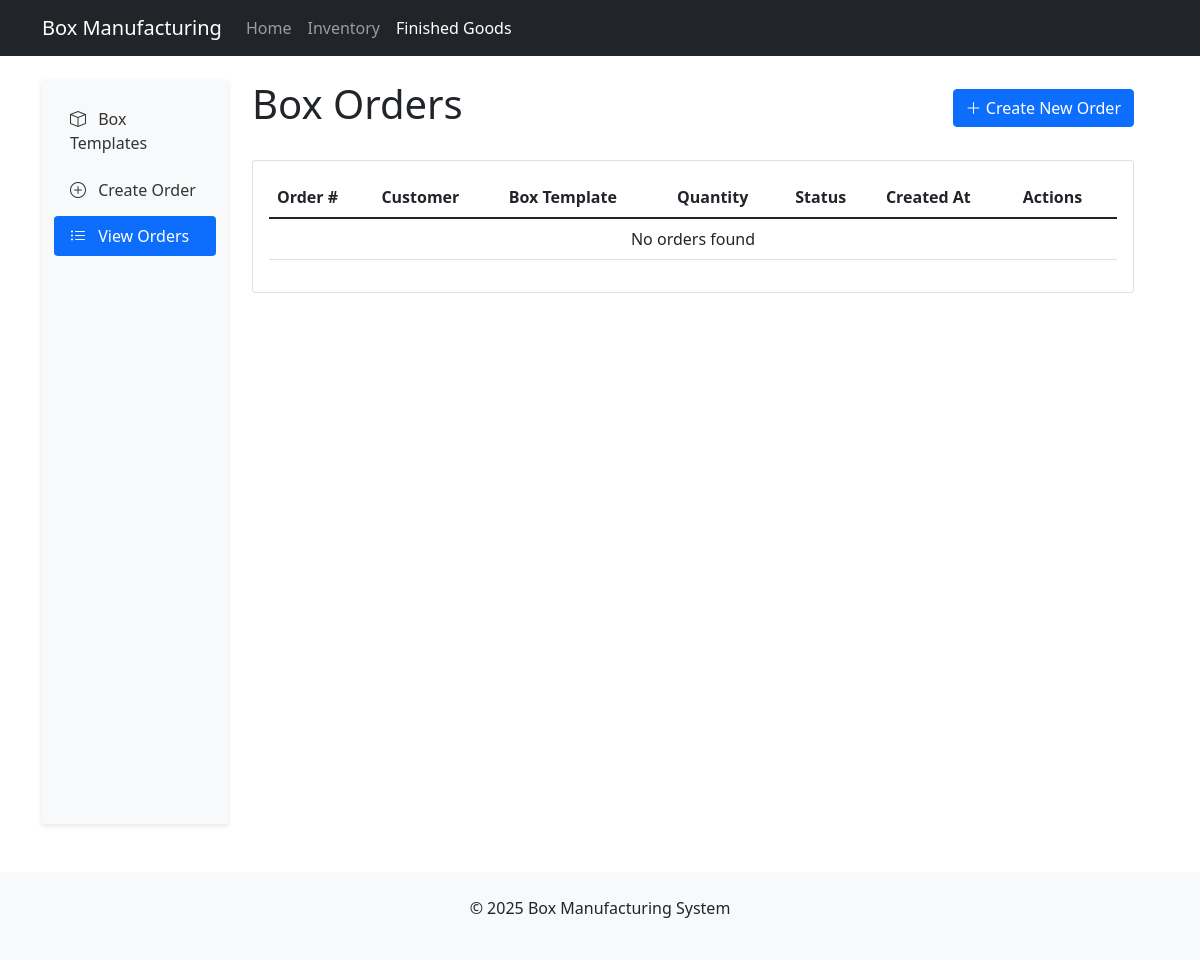
Before: /finished-goods/orders/ with the older database file.
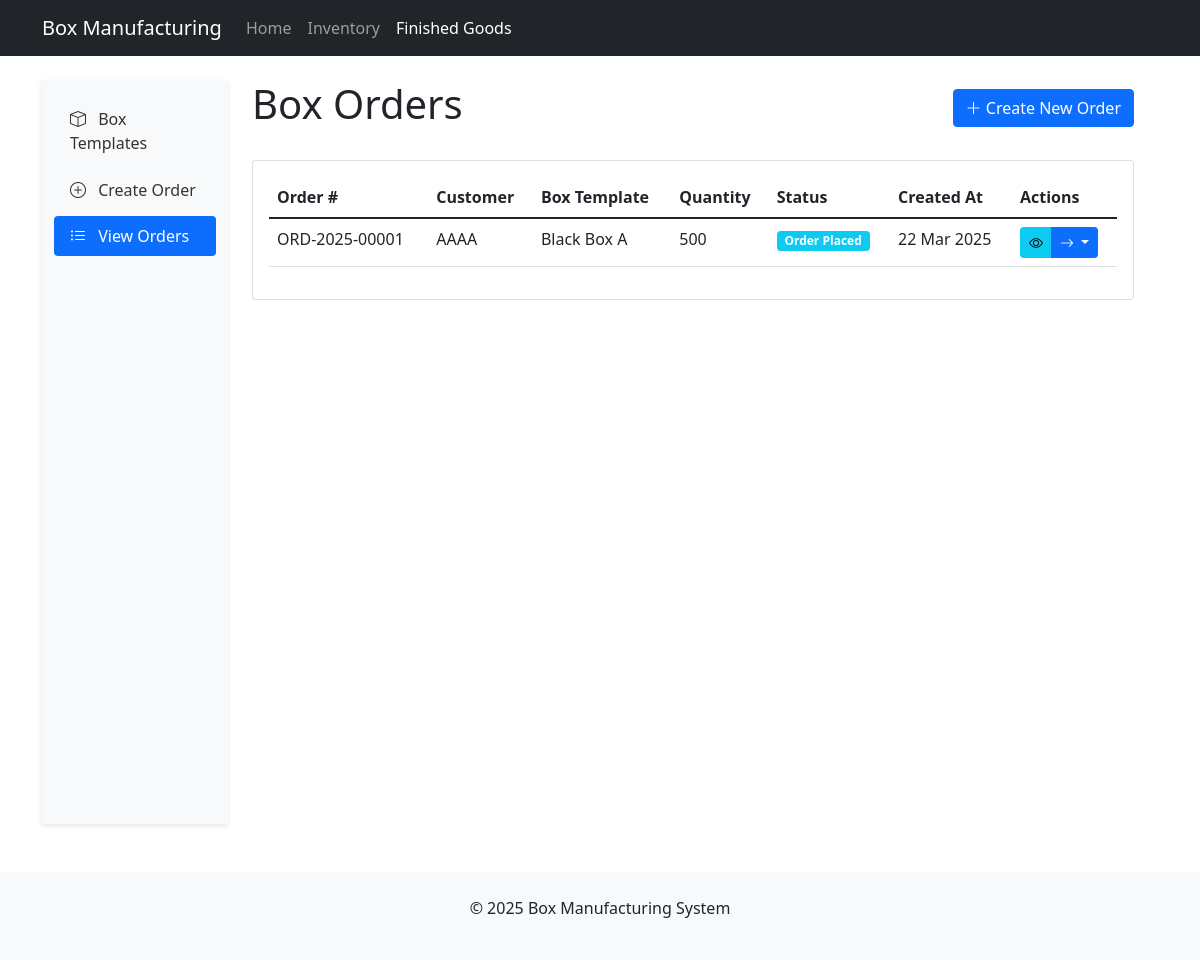
After: the same page with the newer database file.
### finished_goods/models.py (models this page shows, shortened)
class BoxOrder(models.Model):
    STATUS_CHOICES = (
        ('PLACED', 'Order Placed'),
        ('MANUFACTURING', 'Manufacturing'),
        ('PRODUCTION_COMPLETE', 'Production Complete'),
        ('SHIPPED', 'Shipped'),
        ('DELIVERED', 'Delivered'),
        ('COMPLETED', 'Completed'),
    )
    order_number = models.CharField(max_length=20, unique=True)
    customer_name = models.CharField(max_length=100)
    box_template = models.ForeignKey(BoxDetails, on_delete=models.CASCADE)
    quantity = models.PositiveIntegerField()
    profit_margin = models.DecimalField(max_digits=5, decimal_places=2, default=15.00)
    status = models.CharField(max_length=20, choices=STATUS_CHOICES, default='PLACED')
    notes = models.TextField(blank=True, null=True)
    created_at = models.DateTimeField(auto_now_add=True)
    updated_at = models.DateTimeField(auto_now_add=True)
    def get_status_color(self):
        status_colors = {
            'PLACED': 'info',
            'MANUFACTURING': 'primary',
            'PRODUCTION_COMPLETE': 'warning',
            'SHIPPED': 'secondary',
            'DELIVERED': 'success',
            'COMPLETED': 'dark',
        }
        return status_colors.get(self.status, 'secondary')
    def get_status_display(self):
        return dict(self.STATUS_CHOICES).get(self.status, '')

class BoxDetails(models.Model):
    FLUTE_CHOICES = [
        ('A', 'A Flute'),
        ('B', 'B Flute'),
        ('C', 'C Flute'),
        ('E', 'E Flute'),
        ('F', 'F Flute'),
        ('BC', 'BC Flute'),
    ]
    box_name = models.CharField(max_length=100)
    length = models.DecimalField(max_digits=10, decimal_places=2)
    breadth = models.DecimalField(max_digits=10, decimal_places=2)
    height = models.DecimalField(max_digits=10, decimal_places=2)
    flute_type = models.CharField(max_length=2, choices=FLUTE_CHOICES)
    num_plies = models.IntegerField(choices=[(3, '3 Ply'), (5, '5 Ply'), (7, '7 Ply')])
    print_color = models.CharField(max_length=50, blank=True)
    order_quantity = models.IntegerField(default=1000)
    created_at = models.DateTimeField(auto_now_add=True)
    updated_at = models.DateTimeField(auto_now=True)

### finished_goods/views.py (the view)
# urls.py: path('orders/', views.BoxOrderListView.as_view(), name='order-list'),
class BoxOrderListView(ListView):
    model = BoxOrder
    template_name = 'finished_goods/order_list.html'
    context_object_name = 'orders'
    ordering = ['-created_at']

### finished_goods/templates/finished_goods/order_list.html (shortened to what this page needs)
{% extends 'finished_goods/base_finished_goods.html' %}
{% block finished_goods_content %}
<div class="d-flex justify-content-between align-items-center mb-4">
    <h1>Box Orders</h1>
    <a href="{% url 'finished_goods:order-create' %}" class="btn btn-primary">
        <i class="bi bi-plus-lg"></i> Create New Order
    </a>
</div>
<div class="card">
    <div class="card-body">
        <div class="table-responsive">
            <table class="table table-hover">
                <thead>
                    <tr>
                        <th>Order #</th>
                        <th>Customer</th>
                        <th>Box Template</th>
                        <th>Quantity</th>
                        <th>Status</th>
                        <th>Created At</th>
                        <th>Actions</th>
                    </tr>
                </thead>
                <tbody>
                    {% for order in orders %}
                    <tr>
                        <td>{{ order.order_number }}</td>
                        <td>{{ order.customer_name }}</td>
                        <td>{{ order.box_template.box_name }}</td>
                        <td>{{ order.quantity }}</td>
                        <td>
                            <span class="badge bg-{{ order.get_status_color }}">
                                {{ order.get_status_display }}
                            </span>
                        </td>
                        <td>{{ order.created_at|date:"d M Y" }}</td>
                        <td>
                            <div class="btn-group">
                                <a href="{% url 'finished_goods:order-detail' order.pk %}"
                                   class="btn btn-sm btn-info">
                                    <i class="bi bi-eye"></i>
                                </a>
                                <button type="button" class="btn btn-sm btn-primary dropdown-toggle" data-bs-toggle="dropdown">
                                    <i class="bi bi-arrow-right"></i>
                                </button>
                            </div>
                        </td>
                    </tr>
                    {% empty %}
                    <tr>
                        <td colspan="7" class="text-center">No orders found</td>
                    </tr>
                    {% endfor %}
                </tbody>
            </table>
        </div>
    </div>
</div>
{% endblock %}

Changed rows visible on the page:
added BoxOrder: order_number "ORD-2025-00001", customer_name "AAAA", box_template.box_name "Black Box A", quantity "500", status "Order Placed", created_at "22 Mar 2025"
Other visible differences:
text no longer shown: "No orders found"
